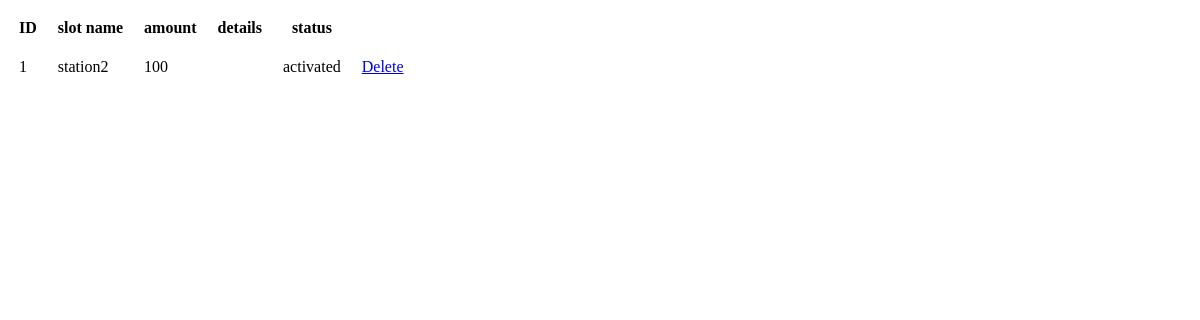
Before: /slot/ with the older database file.
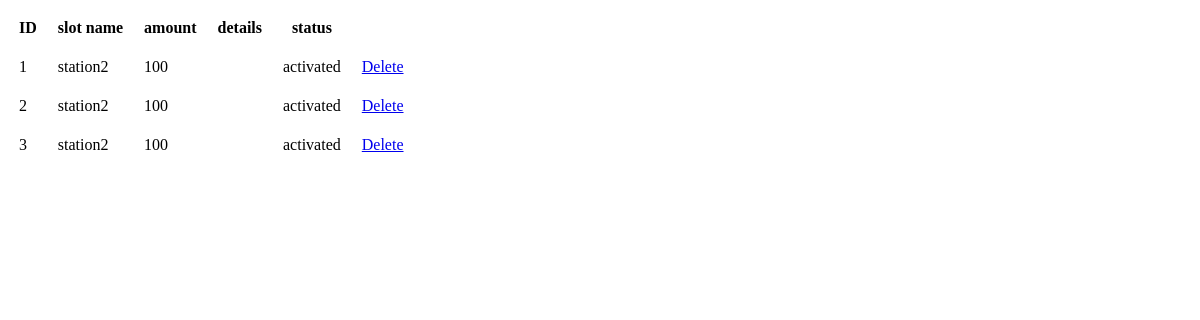
After: the same page with the newer database file.
### evapp/models.py (models this page shows)
class SlotTable(models.Model):
    STATION = models.ForeignKey(StationTable, on_delete=models.CASCADE, null=True, blank=True)
    USER = models.ForeignKey(UserTable, on_delete=models.CASCADE, null=True, blank=True)
    Amount = models.CharField(max_length=100,blank=True, null=True)
    Status = models.CharField(max_length=30, blank=True, null=True)

class StationTable(models.Model):
    LOGIN=models.ForeignKey(Logintable, on_delete=models.CASCADE)
    Name = models.CharField(max_length=30, blank=True, null=True)
    latitude = models.FloatField(null=True, blank=True)
    longitude = models.FloatField(null=True, blank=True)
    Email = models.CharField(max_length=30, blank=True, null=True)
    StationNumber = models.CharField(max_length=30, blank=True, null=True)
    status = models.CharField(max_length=30, blank=True, null=True, default='active')

### evapp/views.py (the view)
# urls.py: path('slot/',Slotpage.as_view(), name="slot"),
class Slotpage(View):
    login_url='/'
    def get(self,request):
        obj = SlotTable.objects.all()
        return render(request, 'slottable.html',{'obj':obj})

### template/slottable.html (shortened to what this page needs)
{% load static %}
<html lang="en">
<head>
    <link rel="stylesheet" href="{% static 'css/td.css'%}">
</head>
<body>
    <Table>
        <tr>
            <th>ID</th>
            <th>slot name</th>
            <th> amount</th>
            <th>details</th>
            <th>status</th>
            <th></th>
        </tr>
        {% for i in obj %}
        <tr>
            <td>{{ forloop.counter}}</td>
            <td>{{i.STATION.Name}}</td>
            <td>{{i.Amount}}</td>
            <td>{{i.Details}}</td>
            <td>{{i.Status}}</td>
            <td>
                <a href="/delete_user/{{i.id}}">Delete</a>
            </td>
        </tr>
        {% endfor %}
    </Table>
</body>
</html>

Changed rows visible on the page:
added SlotTable: STATION.Name "station2", Amount "100", Status "activated"
added SlotTable: STATION.Name "station2", Amount "100", Status "activated"
